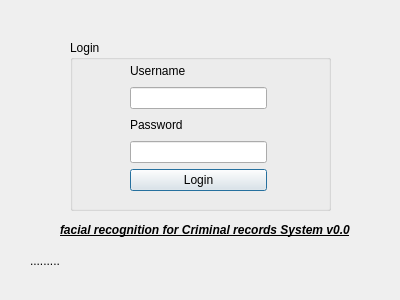
<?xml version="1.0" encoding="UTF-8"?>
<ui version="4.0">
 <class>Login</class>
 <widget class="QDialog" name="Login">
  <property name="geometry">
   <rect>
    <x>0</x>
    <y>0</y>
    <width>400</width>
    <height>300</height>
   </rect>
  </property>
  <property name="windowTitle">
   <string>Authentication</string>
  </property>
  <widget class="QGroupBox" name="groupBox">
   <property name="geometry">
    <rect>
     <x>70</x>
     <y>40</y>
     <width>261</width>
     <height>171</height>
    </rect>
   </property>
   <property name="title">
    <string>Login</string>
   </property>
   <widget class="QWidget" name="layoutWidget">
    <property name="geometry">
     <rect>
      <x>60</x>
      <y>20</y>
      <width>137</width>
      <height>131</height>
     </rect>
    </property>
    <layout class="QVBoxLayout" name="verticalLayout_3">
     <item>
      <layout class="QVBoxLayout" name="verticalLayout">
       <item>
        <widget class="QLabel" name="label_username">
         <property name="text">
          <string>Username</string>
         </property>
        </widget>
       </item>
       <item>
        <widget class="QLineEdit" name="lineEdit_username"/>
       </item>
      </layout>
     </item>
     <item>
      <layout class="QVBoxLayout" name="verticalLayout_2">
       <item>
        <widget class="QLabel" name="label_password">
         <property name="text">
          <string>Password</string>
         </property>
        </widget>
       </item>
       <item>
        <widget class="QLineEdit" name="lineEdit_password">
         <property name="echoMode">
          <enum>QLineEdit::Password</enum>
         </property>
        </widget>
       </item>
      </layout>
     </item>
     <item>
      <widget class="QPushButton" name="pushButton_login">
       <property name="text">
        <string>Login</string>
       </property>
      </widget>
     </item>
    </layout>
   </widget>
  </widget>
  <widget class="QLabel" name="label">
   <property name="geometry">
    <rect>
     <x>30</x>
     <y>250</y>
     <width>291</width>
     <height>21</height>
    </rect>
   </property>
   <property name="text">
    <string>.........</string>
   </property>
  </widget>
  <widget class="QLabel" name="label_2">
   <property name="geometry">
    <rect>
     <x>60</x>
     <y>220</y>
     <width>301</width>
     <height>20</height>
    </rect>
   </property>
   <property name="text">
    <string>&lt;html&gt;&lt;head/&gt;&lt;body&gt;&lt;p&gt;&lt;span style=&quot; font-weight:600; font-style:italic; text-decoration: underline;&quot;&gt;facial recognition for Criminal records System v0.0&lt;/span&gt;&lt;/p&gt;&lt;/body&gt;&lt;/html&gt;</string>
   </property>
  </widget>
 </widget>
 <resources/>
 <connections/>
</ui>
